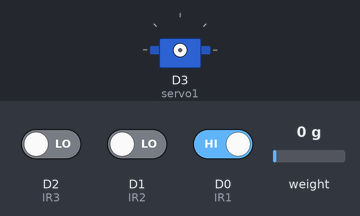
Recording of a sketch running on a simulated ESP8266 (NodeMCU). Parts: servo. The inputs (shaded band) are chosen by the test bench; at power-on: D2 (IR3) LOW, D1 (IR2) LOW, D0 (IR1) HIGH, weight on the scale 0 g. WiFi joins after 1.5 s; servers stay silent unless stated; the Firebase database answers and starts empty; what the sketch prints to the serial monitor is not drawn.

Above: at 0.1 s.
At 17.7 s:
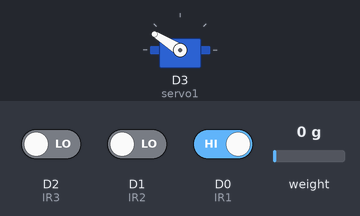
At 22.3 s:
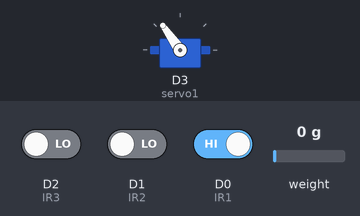
Timing chart, 0 to 23.8 s (numbered marks = the images above):
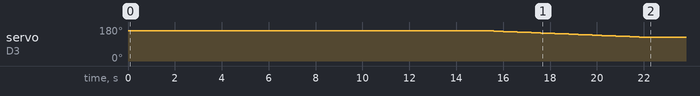

The sketch:

SIH.ino
```cpp
#include <SoftwareSerial.h>
#include <ESP8266WiFi.h>
#include <FirebaseArduino.h>
#include "HX711.h"
#include <Servo.h>


#define FIREBASE_HOST "drip-xxxxx.firebaseio.com"
#define FIREBASE_AUTH "Ebcxxxxxxxxxxxxxxxxxxxxxx"

#define WIFI_SSID "Tachyon"                                             // input your home or public wifi name
#define WIFI_PASSWORD "bepa8139"                                    //password of wifi ssid

const int LOADCELL_DOUT_PIN = D6;
const int LOADCELL_SCK_PIN = D5;
const int IR1 = D0;
const int IR2 = D1;
const int IR3 = D2;
Servo servo1;
HX711 scale;
int pos = 90;
int O_Switch=1;

void setup(){
  pinMode(IR1,INPUT);
  pinMode(IR2,INPUT);
  pinMode(IR3,INPUT);

  Serial.begin(9600);
  WiFi.begin(WIFI_SSID, WIFI_PASSWORD);                                     //try to connect with wifi
  Serial.print("Connecting to ");
  Serial.print(WIFI_SSID);
  while (WiFi.status() != WL_CONNECTED) {
    Serial.print(".");
    delay(500);
  }
  Serial.println();
  Serial.print("Connected to ");
  Serial.println(WIFI_SSID);
  Serial.print("IP Address is : ");
  Serial.println(WiFi.localIP());                                            //print local IP address
  Firebase.begin(FIREBASE_HOST, FIREBASE_AUTH);                              // connect to firebase
  Serial.println("Initializing the scale");

  servo1.attach(D3);
  servo1.write(160);
  delay(15);
  //Load cell
  scale.begin(LOADCELL_DOUT_PIN, LOADCELL_SCK_PIN);
  Serial.println("Before setting up the scale:");
  Serial.print("read: \t\t");
  Serial.println(scale.read());      // print a raw reading from the ADC
  Serial.print("read average: \t\t");
  Serial.println(scale.read_average(20));   // print the average of 20 readings from the ADC
  Serial.print("get value: \t\t");
  Serial.println(scale.get_value(5));   // print the average of 5 readings from the ADC minus the tare weight (not set yet)
  Serial.print("get units: \t\t");
  Serial.println(scale.get_units(5), 1);  // print the average of 5 readings from the ADC minus tare weight (not set) divided
                                          // by the SCALE parameter (not set yet)
  scale.set_scale(425.f);                      // this value is obtained by calibrating the scale with known weights; see the README for details
  scale.tare();               // reset the scale to 0
  Serial.println("After setting up the scale:");
  Serial.print("read: \t\t");
  Serial.println(scale.read());                 // print a raw reading from the ADC
  Serial.print("read average: \t\t");
  Serial.println(scale.read_average(20));       // print the average of 20 readings from the ADC
  Serial.print("get value: \t\t");
  Serial.println(scale.get_value(5));   // print the average of 5 readings from the ADC minus the tare weight, set with tare()
  Serial.print("get units: \t\t");
  Serial.println(scale.get_units(5), 1);        // print the average of 5 readings from the ADC minus tare weight, divided
                                                // by the SCALE parameter set with set_scale
  Serial.println("Readings:");
}

int Weight;
int perc, ir;
int Switch,pre_switch;
bool ir1,ir2,ir3;
int flag=1;
void loop()
{
  Serial.print("one reading:\t");
  Weight = -1*scale.get_units(10);
  Serial.print(Weight);
  perc = Weight/5.5;
  Firebase.setInt("Beds/Bed1/Level",perc);
  scale.power_down();              // put the ADC in sleep mode
  delay(5000);
  scale.power_up();

  Switch = Firebase.getInt("Beds/Bed1/Switch1");

  //IR
  ir1 = digitalRead(IR1);
  ir2 = digitalRead(IR2);
  ir3 = digitalRead(IR3);
  if (ir1==LOW && ir2==LOW && ir3==LOW)
  {
    int ir = 3;
    Firebase.setInt("Beds/Bed1/IR",ir);
  }
  else if (ir1==LOW && ir2==LOW && ir3==HIGH)
  {
    int ir = 2;
    Firebase.setInt("Beds/Bed1/IR",ir);
  }
  else if (ir1==LOW && ir2==HIGH && ir3==HIGH)
  {
    int ir = 1;
    Firebase.setInt("Beds/Bed1/IR",ir);
  }
  else if (ir1==HIGH && ir2==HIGH && ir3==HIGH)
  {
    int ir = 0;
    Firebase.setInt("Beds/Bed1/IR",ir);
  }
  Firebase.setInt("Beds/Bed1/Level",perc);
  Serial.print(ir1);
  Serial.print(ir2);
  Serial.print(ir3);
  Serial.println(Switch);
  if ((Switch==0 || ir==0 || perc<10) && flag==1)
  {
    for (pos = 160; pos >= 125; pos -= 1)
    { // goes from 180 degrees to 0 degrees
//      Serial.print(pos);
      servo1.write(pos);              // tell servo to go to position in variable 'pos'
      delay(200);                       // waits 15ms for the servo to reach the position
    }
    flag=0;
    Serial.println("Off");
  }
  else if(flag==0 && (Switch==1 && ir!=0 && perc>=10))
  {
    for (pos = 125; pos <= 160; pos += 1)
    { // goes from 180 degrees to 0 degrees
//      Serial.print(pos);
      servo1.write(pos);              // tell servo to go to position in variable 'pos'
      delay(200);                       // waits 15ms for the servo to reach the position
    }
    flag=1;
    Serial.println("On");
  }
  pre_switch = Switch;
  delay(5000);
  Serial.println("Next");
  }
```

Measured:
- by itself, servo on D3 (servo1): moves from 160° to 125° over 6.8 s
